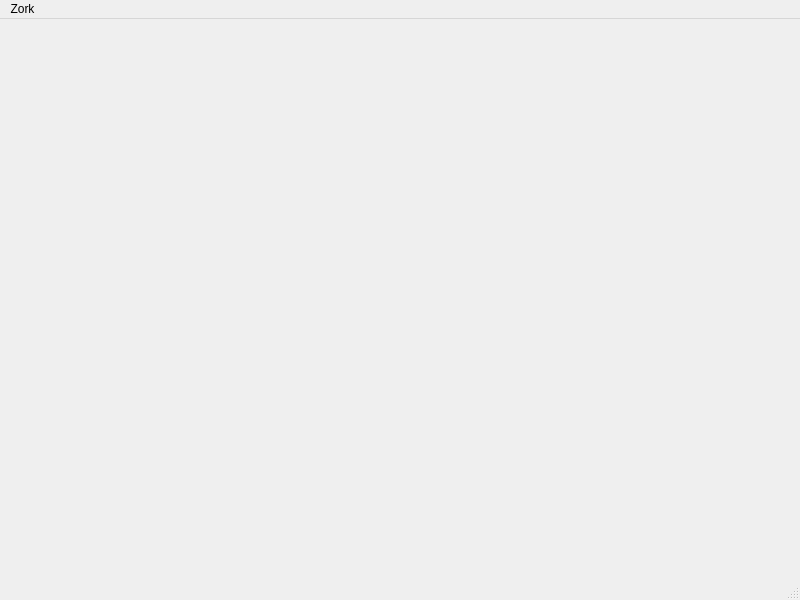
<?xml version="1.0" encoding="UTF-8"?>
<ui version="4.0">
 <class>MainWindow</class>
 <widget class="QMainWindow" name="MainWindow">
  <property name="geometry">
   <rect>
    <x>0</x>
    <y>0</y>
    <width>800</width>
    <height>600</height>
   </rect>
  </property>
  <property name="windowTitle">
   <string>MainWindow</string>
  </property>
  <widget class="QWidget" name="centralwidget"/>
  <widget class="QMenuBar" name="menubar">
   <property name="geometry">
    <rect>
     <x>0</x>
     <y>0</y>
     <width>800</width>
     <height>25</height>
    </rect>
   </property>
   <widget class="QMenu" name="menuZork">
    <property name="title">
     <string>Zork</string>
    </property>
   </widget>
   <addaction name="menuZork"/>
  </widget>
  <widget class="QStatusBar" name="statusbar"/>
 </widget>
 <resources/>
 <connections/>
</ui>
